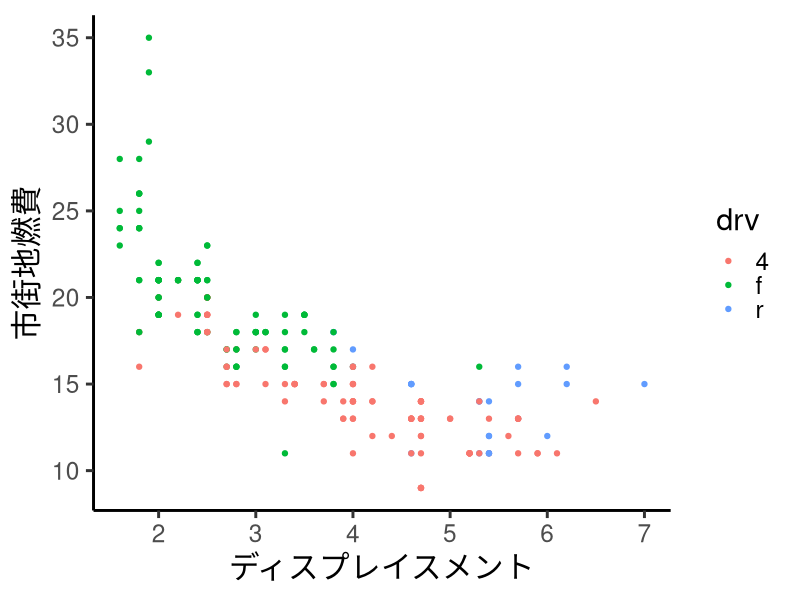

Generate this figure with R:
# test code to use Japanese character in WSL
# WSLで日本語使うためのテストコード

library(conflicted)
library(tidyverse)

ggplot(mpg) +
  aes(x = displ, y = cty, color = drv) +
  geom_point() +
  labs(x = "ディスプレイスメント", y = "市街地燃費") +
  theme_classic(base_size = 22)
